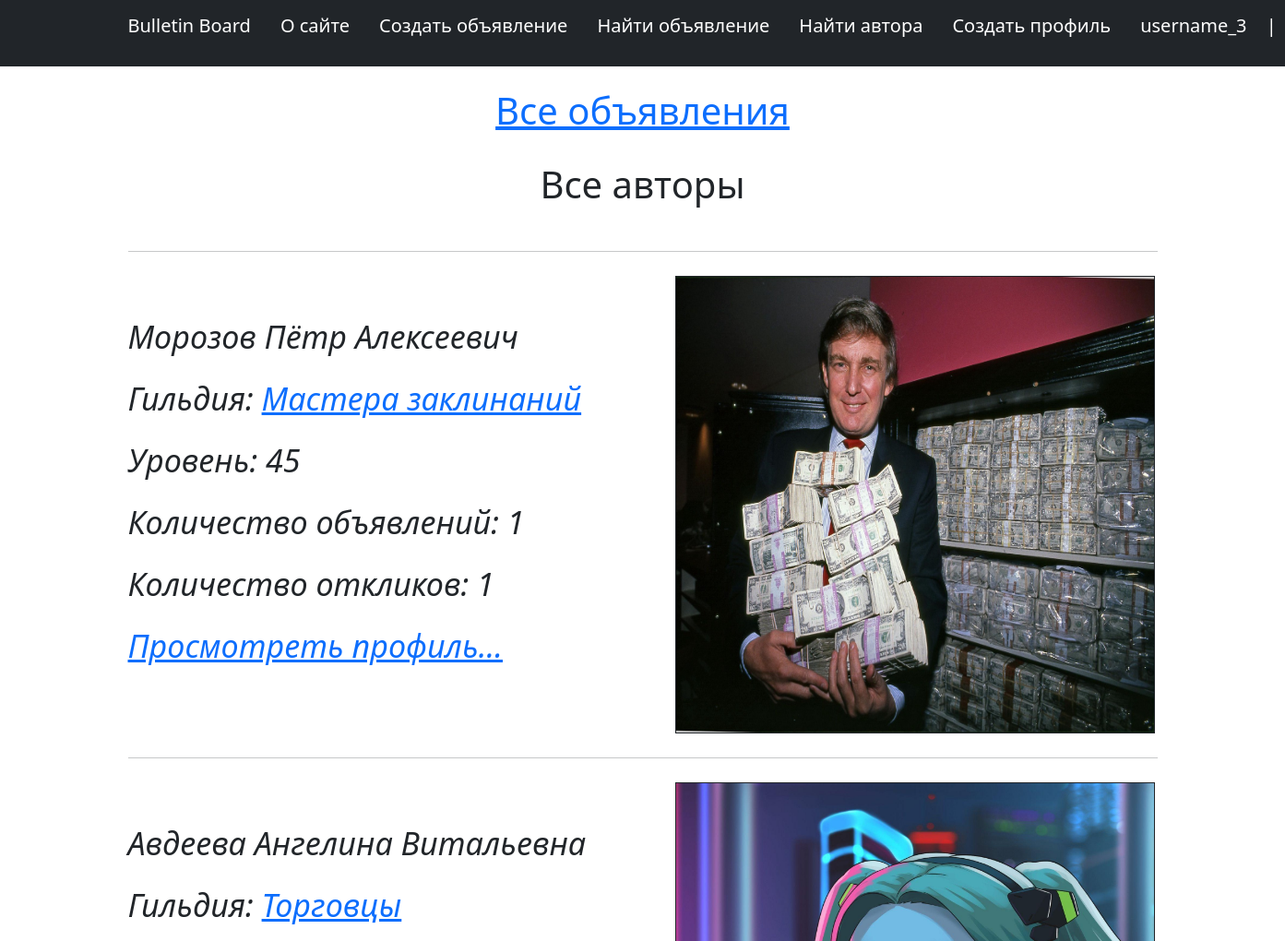
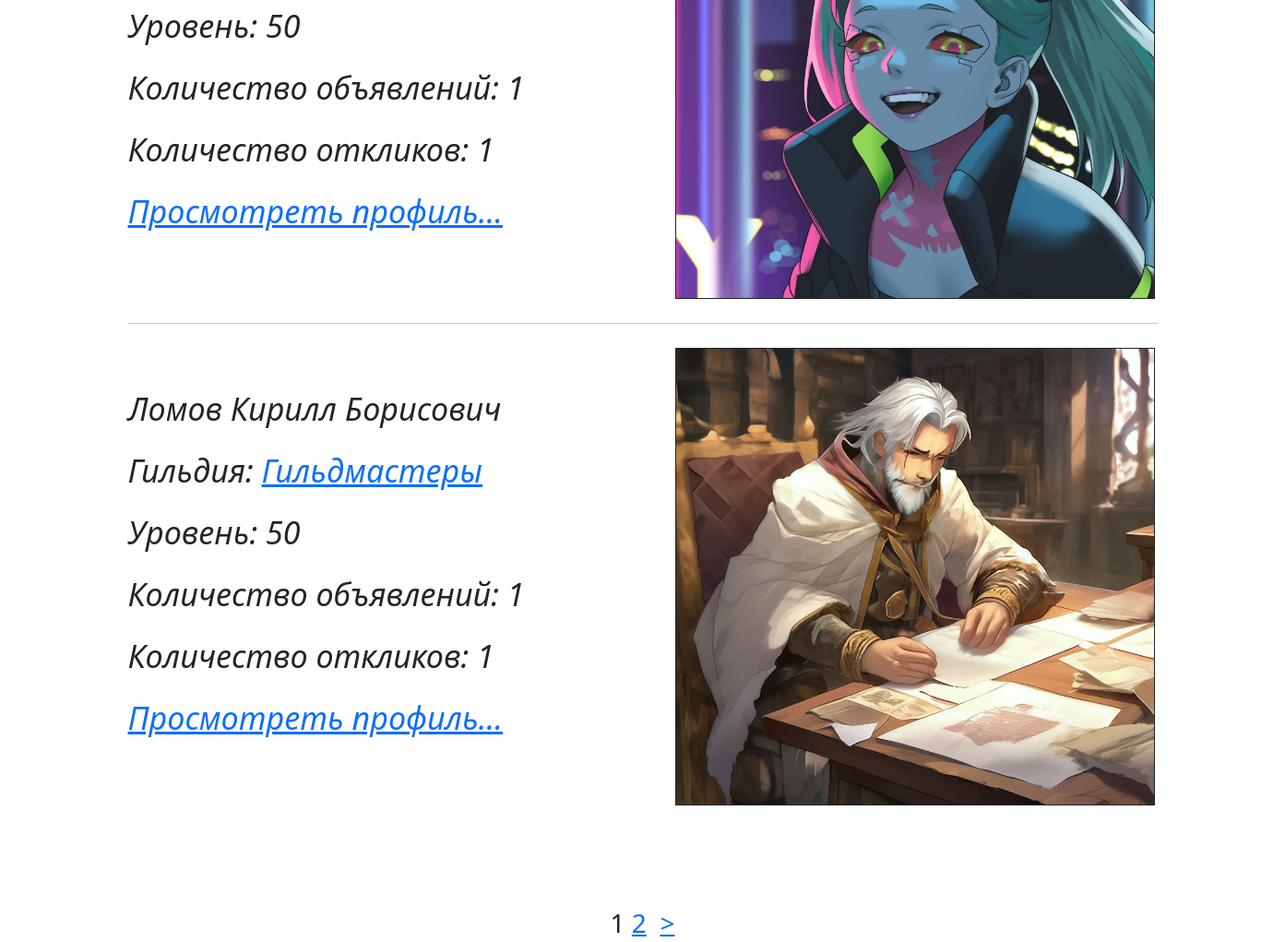
The app's page /authors (signed in) with its own data (2 pictures, top to bottom).
### board/models.py (models this page shows, shortened)
class Players(models.Model):
    user = models.OneToOneField(User, on_delete=models.CASCADE, related_name='player', verbose_name='username')
    level = models.IntegerField(default=0, verbose_name='Уровень', validators=[MinValueValidator(0, message='Ошибка! Минимально допустимое значение: 0'),
                                                                                MaxValueValidator(50, message='Ошибка! Максимально допустимое значение: 50')])
    name = models.CharField(max_length=100,verbose_name='Имя', validators=[MinLengthValidator(2, message='Ошибка! Минимально допустимое количество символов: 2'),
                                                                           MaxLengthValidator(100, message='Ошибка! Максимально допустимое количество символов: 100')])
    age = models.IntegerField(blank=True, null=True, verbose_name='Возраст', validators=[MinValueValidator(14, message='Минимально допустимый возраст игрока 14 лет'),
                                                                                         MaxValueValidator(123, message='Вам не может быть столько лет!')])
    sex = models.CharField(max_length=10, choices=[('Male', 'Мужской'),('Female', 'Женский')], verbose_name='Пол')
    city = models.CharField(max_length=100, blank=True, verbose_name='Город проживания', null=True,
                            validators=[MinLengthValidator(2, message='Ошибка! Минимально допустимое количество символов: 2'),
                                        MaxLengthValidator(100, message='Ошибка! Максимально допустимое количество символов: 100')])
    guild = models.ForeignKey(to='Category', on_delete=models.PROTECT, related_name='player', blank=True, verbose_name='Гильдия')
    rating = models.FloatField(default=0.0, validators=[MinValueValidator(0.0, message='Ошибка! Минимально допустимое значение: 0.0'),
                                                        MaxValueValidator(5.0, message='Ошибка! Максимально допустимое значение: 5.0')], verbose_name='Рейтинг игрока')
    registration_time = models.DateTimeField(auto_now_add=True)
    profile_picture = models.ImageField(upload_to='photo/players/%Y/%m/%d', default='photo/players/default/Аватарка по умолчанию.jpg', verbose_name='Аватарка')
    def get_absolute_url(self):
        return reverse('player', kwargs={'player_id' : self.pk})
    def count_of_posts(self):
        return len(self.events.all())
    class Meta:
        verbose_name = 'Игрок'
        verbose_name_plural = 'Игроки'

class Category(models.Model):
    name = models.CharField(max_length=100, verbose_name='Название категории')
    slug = models.SlugField(max_length=100, db_index=True, verbose_name='Slug категории', unique=True)
    def __str__(self):
        return self.name
    class Meta:
        verbose_name = 'Категория'
        verbose_name_plural = 'Категории'

### board/views.py (the view)
# urls.py: path('authors', views.AllAuthors.as_view(), name='authors'),
class AllAuthors(LoginRequiredMixin,DataMixin,ListView):
    model = Players
    template_name = 'authors.html'
    context_object_name = 'authors'
    def get_queryset(self):
        return Players.objects.all().select_related('guild').prefetch_related('events')
    def get_context_data(self, **kwargs):
        context = super().get_context_data(**kwargs)
        return self.get_mixin_objects(context, title='Все авторы')

### board/context_processors.py (called while the page is built)
def get_menu(request):
    return {'menu' : menu}

### board/utils.py (called while the page is built)
    def get_mixin_objects(self, context, **kwargs):
        context.update(kwargs)
        return context

### templates/authors.html (shortened to what this page needs)
{% extends 'flatpages/default.html' %}
{% block content %}
<br>
<h1><a href="{% url 'main' %}">Все объявления</a></h1>
<br>
<h1>{{title}}</h1>
<br>
<hr>
{% if authors %}
{% for a in authors %}
<div style="font-size: 34px; text-align: left">
    {% if a.profile_picture %}<img src="{{a.profile_picture.url}}" align="right" width="520" height="496" vspace="10" alt="Аватарка" title="Аватарка" hspace="3" border="1">{% endif %}
    <br>
    <p><i>{{a.name}}</i></p>
    <p><i>Гильдия: <a href="{% url 'authors_by_category' a.guild.slug %}">{{a.guild}}</a></i></p>
    <p><i>Уровень: {{a.level}}</i></p>
    <p><i>Количество объявлений: {{a.count_of_posts}}</i></p>
    <p><i>Количество откликов: {{a.count_of_posts}}</i></p>
    <p><i><a href="{{a.get_absolute_url}}">Просмотреть профиль...</a></i></p>
    <br clear="right">
    {% if not forloop.last %}
    <hr>
    {% endif %}
</div>
{% endfor %}
{% else %}
<h2>На данном ресурсе пока ещё не зарегистрировался ни один автор!</h2>
{% endif %}
<div style="font-size: 28px" >
{{page_obj.number}}
{% if page_obj.has_next %}
    <a href="?page={{page_obj.next_page_number}}">{{page_obj.next_page_number}}</a>
    &nbsp;<a href="?page={{page_obj.next_page_number}}">></a>
{% endif %}
</div>
{% endblock %}

### templates/flatpages/default.html (shortened to what this page needs)
{% load static %}
<!DOCTYPE html>
<html lang="en">
    <head>
    <link href="{% static 'css/styles.css' %}" rel="stylesheet" />
    </head>
    <body>
        <nav class="navbar navbar-expand-lg navbar-dark bg-dark static-top">
   <div class="container">
       {% for m in menu %}
            {% if m.title == 'Войти'%}
                {% if user.is_authenticated %}
                    <p class="navbar-brand">{% if user.player %}<a class="navbar-brand" href="{% url 'player' user.player.id %}">{{user.username}}</a>{% else %}{{user.username}}{% endif %}
                        |&nbsp;&nbsp;&nbsp;<a class="navbar-brand" href="{% url 'users:logout' %}">Выйти</a></p>
                {% else %}
                     <p class="navbar-brand"><a class="navbar-brand" href="{% url 'users:login' %}">Войти</a>|&nbsp;&nbsp;&nbsp;<a class="navbar-brand" href="{% url 'users:registration' %}">Регистрация</a></p>
                {% endif %}
           {% else %}
                    <p class="navbar-brand"><a class="navbar-brand" href="{% url m.URL %}">{{m.title}}</a></p>
           {% endif %}
       {% endfor %}
   </div>
</nav>
                <div class="container">
           <div class="row">
               <div class="col-lg-12 text-center">
                   {% block content %}
                   {% endblock content %}
               </div>
           </div>
        </div>
    </body>
</html>

### records on screen
Players: profile_picture (picture), name "Морозов Пётр Алексеевич", guild "Мастера заклинаний", level "45", count_of_posts "1"
Players: profile_picture (picture), name "Авдеева Ангелина Витальевна", guild "Торговцы", level "50", count_of_posts "1"
Players: profile_picture (picture), name "Ломов Кирилл Борисович", guild "Гильдмастеры", level "50", count_of_posts "1"

### other values on screen
{{ m.title }} "Bulletin Board" "О сайте" "Создать объявление" "Найти объявление" "Найти автора" "Создать профиль"
{{ user.username }} "username_3"
{{ title }} "Все авторы"
{{ page_obj.number }} "1"
{{ page_obj.next_page_number }} "2"
